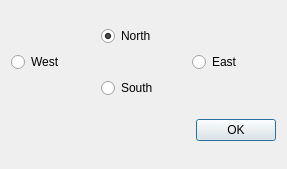
<?xml version="1.0" encoding="UTF-8"?>
<ui version="4.0">
 <class>SelectOrientationDialog</class>
 <widget class="QDialog" name="SelectOrientationDialog">
  <property name="geometry">
   <rect>
    <x>0</x>
    <y>0</y>
    <width>287</width>
    <height>169</height>
   </rect>
  </property>
  <property name="windowTitle">
   <string>Select Orientation</string>
  </property>
  <property name="locale">
   <locale language="English" country="UnitedStates"/>
  </property>
  <property name="modal">
   <bool>true</bool>
  </property>
  <layout class="QVBoxLayout" name="verticalLayout">
   <item>
    <layout class="QGridLayout" name="gridLayout">
     <item row="0" column="1">
      <widget class="QRadioButton" name="selectNorth">
       <property name="text">
        <string comment="Robot direction">North</string>
       </property>
       <property name="checkable">
        <bool>true</bool>
       </property>
       <property name="checked">
        <bool>true</bool>
       </property>
      </widget>
     </item>
     <item row="1" column="0">
      <widget class="QRadioButton" name="selectWest">
       <property name="text">
        <string comment="Robot direction">West</string>
       </property>
      </widget>
     </item>
     <item row="1" column="2">
      <widget class="QRadioButton" name="selectEast">
       <property name="text">
        <string comment="Robot direction">East</string>
       </property>
      </widget>
     </item>
     <item row="2" column="1">
      <widget class="QRadioButton" name="selectSouth">
       <property name="text">
        <string comment="Robot direction">South</string>
       </property>
      </widget>
     </item>
    </layout>
   </item>
   <item>
    <widget class="QDialogButtonBox" name="buttonBox">
     <property name="orientation">
      <enum>Qt::Horizontal</enum>
     </property>
     <property name="standardButtons">
      <set>QDialogButtonBox::Ok</set>
     </property>
    </widget>
   </item>
  </layout>
 </widget>
 <resources/>
 <connections>
  <connection>
   <sender>buttonBox</sender>
   <signal>accepted()</signal>
   <receiver>SelectOrientationDialog</receiver>
   <slot>accept()</slot>
   <hints>
    <hint type="sourcelabel">
     <x>248</x>
     <y>254</y>
    </hint>
    <hint type="destinationlabel">
     <x>157</x>
     <y>274</y>
    </hint>
   </hints>
  </connection>
 </connections>
</ui>
